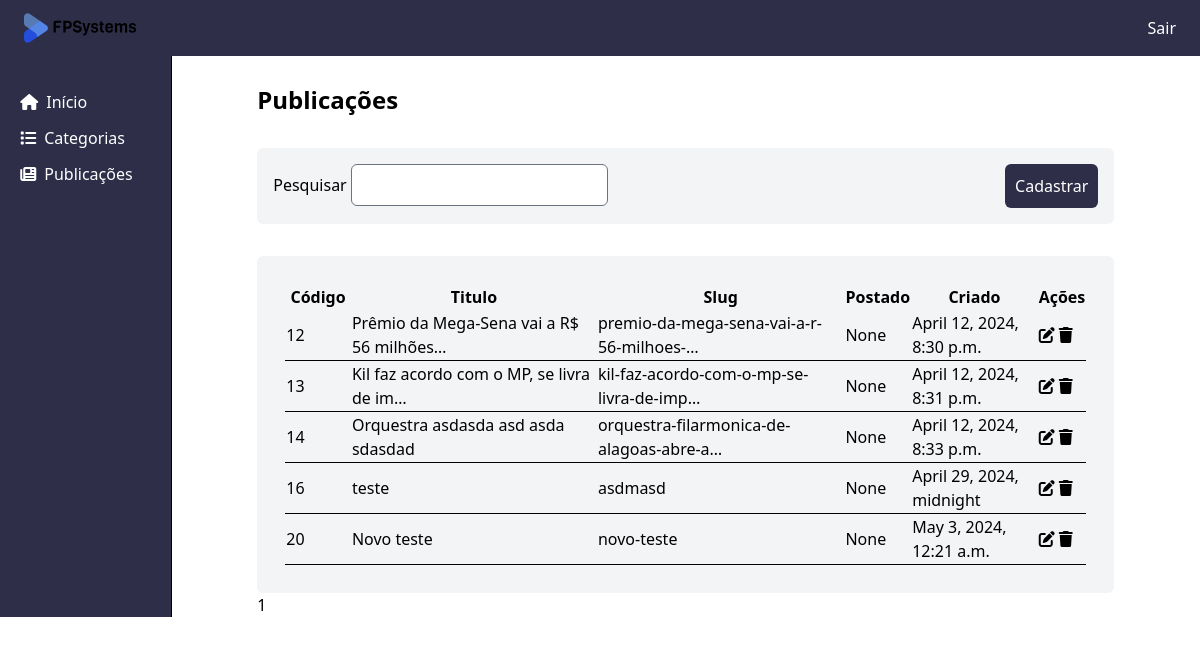
Page /articles/ (signed in) on the earlier database version.
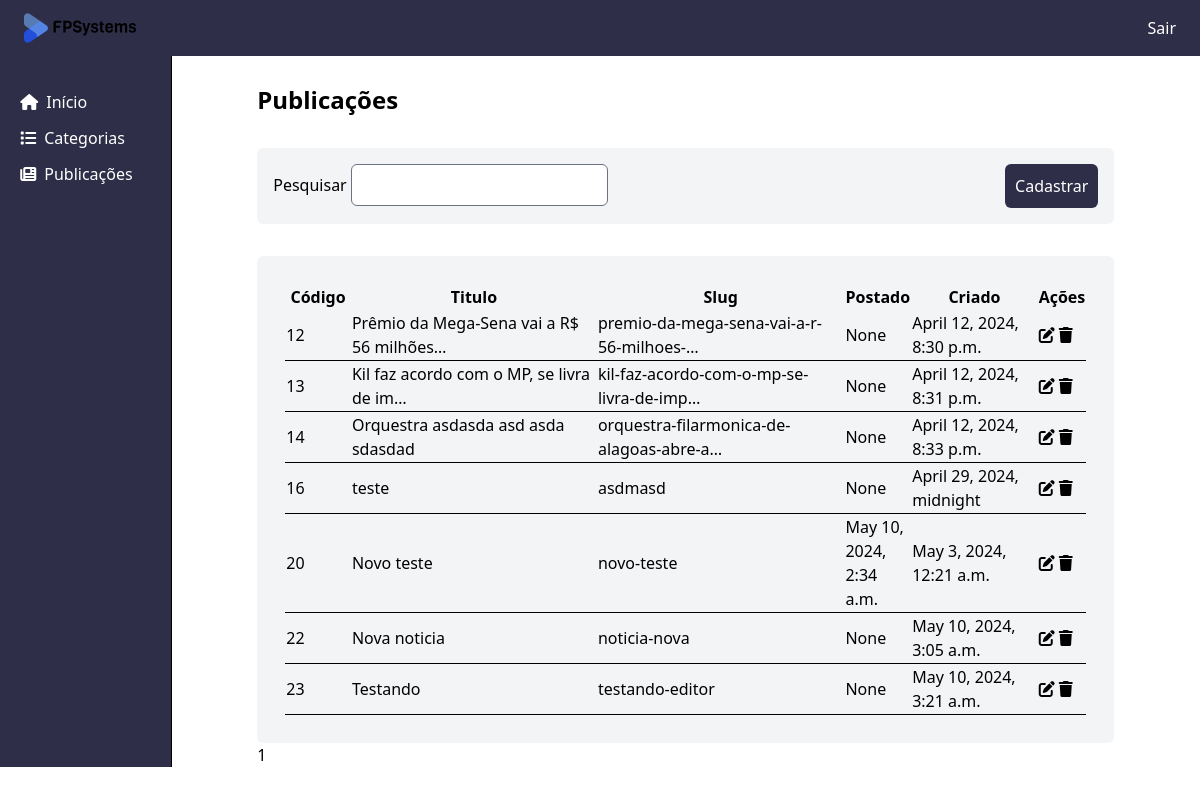
Same page on the later database version.
### news/models.py (models this page shows)
class Article(models.Model):
    title = models.CharField(max_length=100)
    subtitle = models.CharField(max_length=100, null=True)
    text = RichTextField(blank=True, null=True)
    slug = models.TextField(50)
    posted = models.DateTimeField(null=True)
    thumb = models.ImageField(upload_to='img', null=True)
    timestamp = models.DateTimeField(auto_now_add=True)
    highlight = models.BooleanField(default=False)
    category = models.ForeignKey(Category, on_delete=models.CASCADE, null=True)
    viewCount = models.IntegerField(default=0)

### news/views.py (the view)
# urls.py: path('articles/', views.get_articles, name='articles'),
@login_required(login_url='login')
def get_articles(request):
    articles = Article.objects.all()
    current_page = request.GET.get('page')
    paginator = Paginator(articles, 10)
    page = paginator.get_page(current_page)
    return render(request, 'news/Articles/Index.html',
                  context={'page': page})

### templates/news/Articles/Index.html (shortened to what this page needs)
{% extends "news/Main.html" %}
{% block content %}
    <div class="max-w-10/12 w-10/12">
        <header class="text-2xl font-bold">
            Publicações
        </header>
        <div class="search-header">
            <div class="">
                <label>Pesquisar</label>
                <input class="rounded-md" type="text"/>
            </div>
            <a href={% url 'createArticles' %}>
                <button class="button-primary">Cadastrar</button>
        </div>
        <div class="table-container">
            <table class="custom-table">
                <thead>
                <th>Código</th>
                <th>Titulo</th>
                <th>Slug</th>
                <th>Postado</th>
                <th>Criado</th>
                <th>Ações</th>
                </thead>
                <tbody>
                {% for article in page.object_list %}
                    <tr class=" border-b border-black">
                        <td class="w-1/12">
                            {{ article.id }}
                        </td>
                        <td class="w-4/12">
                            {{ article.title | truncatechars:40 }}
                        </td>
                        <td class="w-4/12">
                            {{ article.slug | truncatechars:40 }}
                        </td>
                        <td class="w-1/12">
                            {{ article.posted }}
                        </td>
                        <td class="w-2/12">
                            {{ article.timestamp }}
                        </td>
                        <td class="w-1/12">
                            <a href={% url 'editArticles' article.id %}><i class="fa-solid fa-pen-to-square"></i> </a>
                            <a href={% url 'deleteArticles' article.id %}><i class="fa-solid fa-trash"></i> </a>
                        </td>
                    </tr>
                {% endfor %}
                </tbody>
            </table>
        </div>
    {% for page_number in page.paginator.page_range %}
        <a href="?page={{ page_number }}"> {{ page_number}} </a>
    {% endfor %}
    </div>
{% endblock %}

Differences in the rows shown:
changed Article "Novo teste": posted "None" → "May 10, 2024, 2:34 a.m."
added Article: id "22", title "Nova noticia", slug "noticia-nova", posted "None", timestamp "May 10, 2024, 3:05 a.m."
added Article: id "23", title "Testando", slug "testando-editor", posted "None", timestamp "May 10, 2024, 3:21 a.m."
